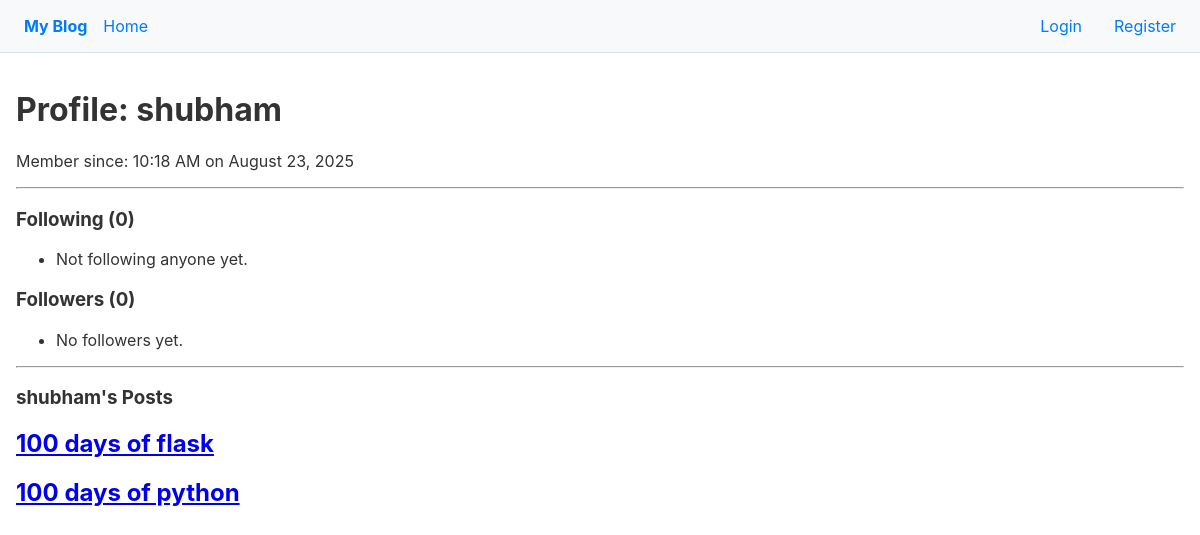
Page /user/shubham on the earlier database version.
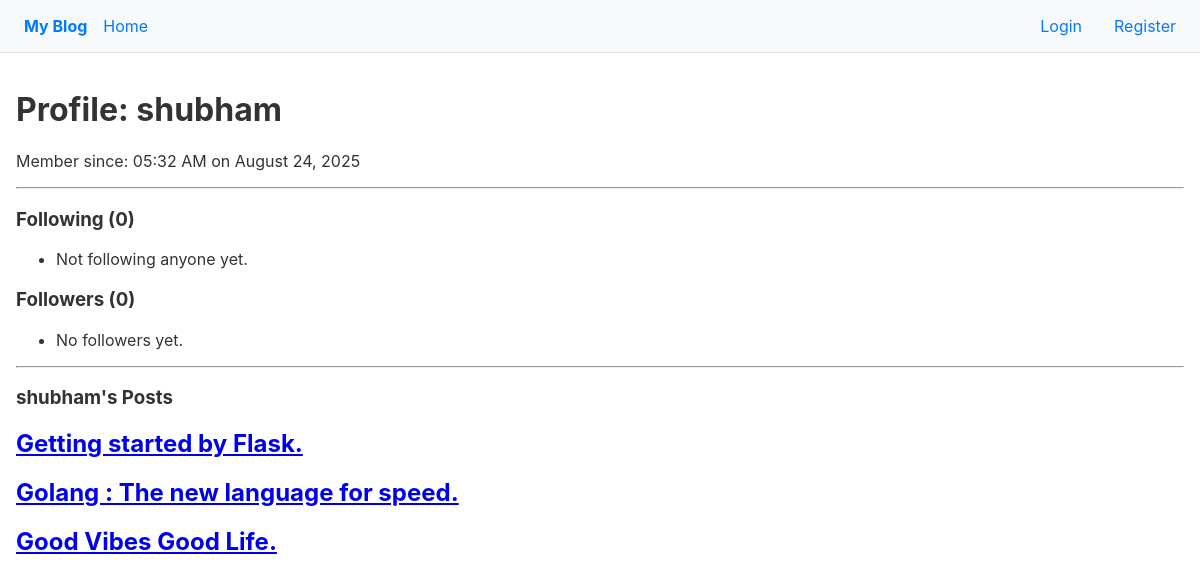
Same page on the later database version.
### models.py (models this page shows, shortened)
class User(db.Model, UserMixin):
    __tablename__ = "users"
    id = db.Column(db.Integer, primary_key=True)
    username = db.Column(db.String(50), nullable=False, unique=True)
    email = db.Column(db.String(100), nullable=False, unique=True)
    password = db.Column(db.String(255), nullable=False)
    profile_picture = db.Column(db.String(255))
    about_me = db.Column(db.Text)
    created_at = db.Column(db.DateTime, nullable=False, server_default=db.func.now())
    posts = db.relationship("Post", back_populates="owner", cascade="all, delete-orphan")
    comments = db.relationship("Comment", back_populates="")
    comments = db.relationship('Comment', back_populates='author')
    followers = db.relationship(
        "User",
        secondary="follows",
        primaryjoin = (follows.c.followed_id == id),
        secondaryjoin = (follows.c.follower_id == id),
        back_populates = "following"
    )
    following = db.relationship(
        "User",
        secondary="follows",
        primaryjoin = (follows.c.follower_id == id),
        secondaryjoin = (follows.c.followed_id == id),
        back_populates = "followers"
    )

class Post(db.Model):
    __tablename__ = "posts"
    id = db.Column(db.Integer, primary_key=True)
    title = db.Column(db.String(255), nullable=False, unique=True)
    body = db.Column(db.Text, nullable=False)
    created_at = db.Column(db.DateTime, nullable=False, server_default=db.func.now())
    is_published = db.Column(db.Boolean())
    slug = db.Column(db.String(255))
    user_id = db.Column(db.Integer, db.ForeignKey("users.id"), nullable=False) #FK
    owner = db.relationship("User", back_populates="posts")
    tags = db.relationship("Tag", secondary="post_tags", back_populates="posts")
    comments = db.relationship('Comment', back_populates='post', cascade='all, delete-orphan')

### app.py (the view)
@app.route("/user/<string:username>")
def user_profile(username):
    user = User.query.filter_by(username=username).first_or_404()
    return render_template("profile.html", user=user)

### templates/profile.html
{% extends "base.html" %}
{% block body %}
    <h1>Profile: {{ user.username }}</h1>
    <p>Member since: {{ user.created_at.strftime('%I:%M %p on %B %d, %Y') }}</p>
    <hr>
    <h3>Following ({{ user.following | length }})</h3>
    <ul>
        {% for followed_user in user.following %}
            <li><a href="{{ url_for('user_profile', username=followed_user.username) }}">{{ followed_user.username }}</a></li>
        {% else %}
            <li>Not following anyone yet.</li>
        {% endfor %}
    </ul>
    <h3>Followers ({{ user.followers | length }})</h3>
    <ul>
        {% for follower in user.followers %}
            <li><a href="{{ url_for('user_profile', username=follower.username) }}">{{ follower.username }}</a></li>
        {% else %}
            <li>No followers yet.</li>
        {% endfor %}
    </ul>
    <hr>
    <h3>{{ user.username }}'s Posts</h3>
    {% for post in user.posts %}
        <article>
            <h2><a href="{{ url_for('view_post', post_id=post.id) }}">{{ post.title }}</a></h2>
        </article>
    {% endfor %}
{% endblock %}

Differences in the rows shown:
removed Post: title "100 days of flask"
removed Post: title "100 days of python"
changed User "shubham": created_at "10:18 AM on August 23, 2025" → "05:32 AM on August 24, 2025"
added Post: title "Getting started by Flask."
added Post: title "Golang : The new language for speed."
added Post: title "Good Vibes Good Life."
